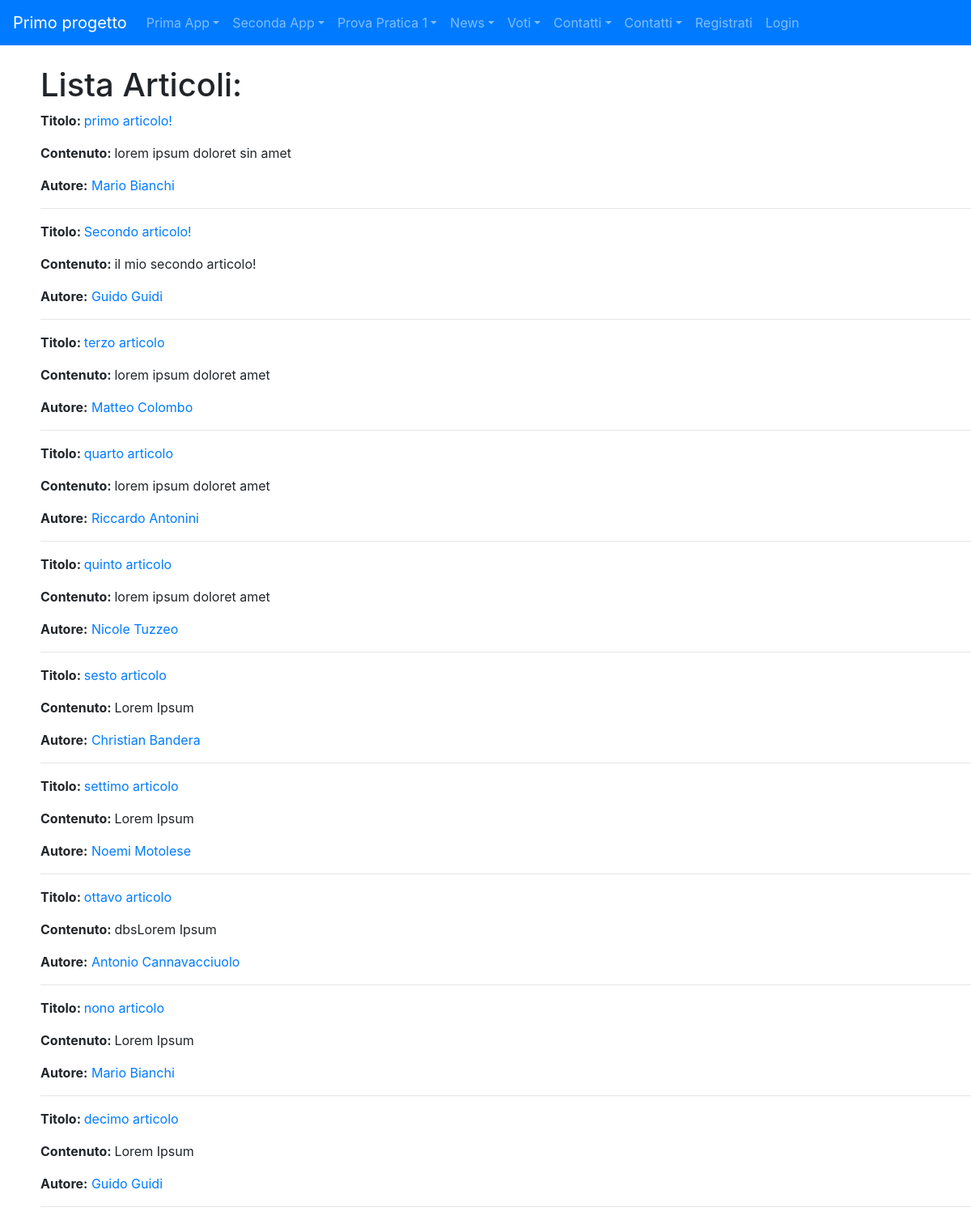
Page /news/lista_articoli on the committed database.
### news/models.py (models this page shows, shortened)
class Articolo(models.Model):
    titolo=models.CharField(max_length=100)
    contenuto=models.TextField()
    giornalista=models.ForeignKey(Giornalista, on_delete=models.CASCADE, related_name="articoli")
    data=models.DateField(blank=True)
    visualizzazioni=models.IntegerField(default=0, blank=True)
    class Meta:
        verbose_name="Articolo"
        verbose_name_plural="Articoli"

class Giornalista(models.Model):
    nome=models.CharField(max_length=20)
    cognome=models.CharField(max_length=20)
    anno_di_nascita=models.DateField(blank=True)
    def __str__(self):
        return self.nome +" "+self.cognome
    class Meta:
        verbose_name="Giornalista"
        verbose_name_plural="Giornalisti"

### news/views.py (the view)
# urls.py: path("lista_articoli", listaArticoli, name="lista_articoli"),
def listaArticoli(request, pk=None):
    if(pk==None):
        articoli = Articolo.objects.all()
        giornalista=None
        is_giornalista=False
    else:
        articoli=Articolo.objects.filter(giornalista_id=pk)
        giornalista=Giornalista.objects.get(pk=pk)
        is_giornalista=True
    context={
        'articoli':articoli,
        'is_giornalista':is_giornalista,
        'giornalista':giornalista
    }
    return render(request, 'lista_articoli.html', context)

### news/templates/news/lista_articoli.html (shortened to what this page needs)
{% extends 'base.html' %}
{% block content %}
  {% if is_giornalista %}
    <h1>Lista Articolo di {{ giornalista.nome }} {{ giornalista.cognome }}:</h1>
    {% for articolo in articoli %}
      <h3>{{ articolo.titolo }}</h3>
      <p>{{ articolo.contenuto }}</p>
      <hr>
    {% endfor %}
  {% else %}
    <h1>Lista Articoli:</h1>
    {% for articolo in articoli %}
    <p> <strong>Titolo: </strong>
      <a href="/news/articolo/{{ articolo.id }}">{{ articolo.titolo }}</a>
      </p>
    <p><strong>Contenuto: </strong>
      {{ articolo.contenuto }}
    </p>
      <p><strong>Autore:</strong>
      <a href="{% url 'news:giornalista_detail' articolo.giornalista.id %}">{{ articolo.giornalista }}</a>
      </p>
      <hr>
    {% endfor %}
  {% endif %}
{% endblock %}

### rows in the picture
Articolo: titolo "primo articolo!", contenuto "lorem ipsum doloret sin amet", giornalista "Mario Bianchi"
Articolo: titolo "Secondo articolo!", contenuto "il mio secondo articolo!", giornalista "Guido Guidi"
Articolo: titolo "terzo articolo", contenuto "lorem ipsum doloret amet", giornalista "Matteo Colombo"
Articolo: titolo "quarto articolo", contenuto "lorem ipsum doloret amet", giornalista "Riccardo Antonini"
Articolo: titolo "quinto articolo", contenuto "lorem ipsum doloret amet", giornalista "Nicole Tuzzeo"
Articolo: titolo "sesto articolo", contenuto "Lorem Ipsum", giornalista "Christian Bandera"
Articolo: titolo "settimo articolo", contenuto "Lorem Ipsum", giornalista "Noemi Motolese"
Articolo: titolo "ottavo articolo", contenuto "dbsLorem Ipsum", giornalista "Antonio Cannavacciuolo"
Articolo: titolo "nono articolo", contenuto "Lorem Ipsum", giornalista "Mario Bianchi"
Articolo: titolo "decimo articolo", contenuto "Lorem Ipsum", giornalista "Guido Guidi"
